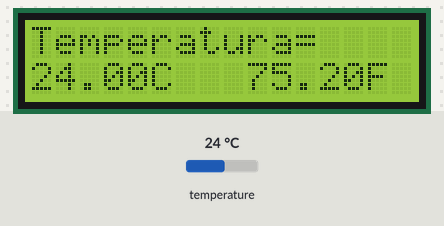
The sketch below on a simulated Arduino Uno, built with avr-gcc and run on an emulated ATmega328P. Parts: 16×2 character LCD. The test bench sets the inputs (shaded band); at power-on: temperature 24 °C.

Above: at 2.2 s.
2.3 s: temperature set to 41 °C
At 3.7 s:
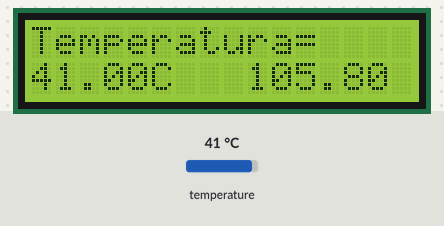
4.3 s: temperature set to 12 °C
At 5.0 s:
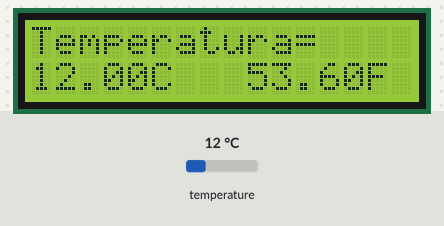
6.1 s: temperature set to 19 °C
At 7.4 s:
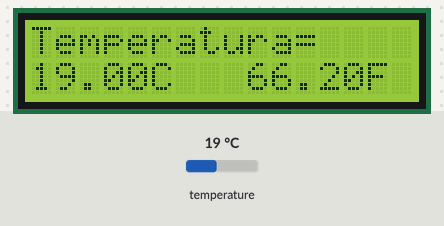
Timing chart, 0 to 9.1 s (numbered marks = the images above; inputs shaded):
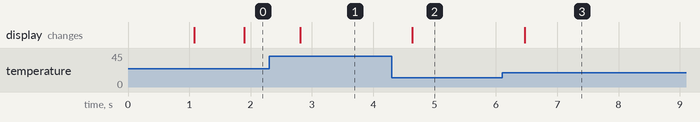

Measured:
- after the input at 2.3 s, the display: changes after 0.51 s (image 1)
- after the input at 4.3 s, the display: changes after 0.34 s (image 2)
- after the input at 6.1 s, the display: changes after 0.37 s (image 3)

The sketch:

Termometro.ino
```cpp
/*
 Fundacion Kinal
 Centro Educativo Tecnico Laboral Kinal
 Electronica
 Grado: Quinto
 Seccion: A
 Curso: Taller de electronica digital y reparacion de computadoras
 Nombre: Esteban Andres Rivas Arreaga
 Carnet: 2020198
 */
#include <Wire.h>
#include <LiquidCrystal_I2C.h>
#include <OneWire.h>
#include <DallasTemperature.h>

#define ledsito1 3
#define ledsito2 4
#define ledsito3 5
//Constructores
OneWire ourWire(2);
DallasTemperature sensorsito(&ourWire);
LiquidCrystal_I2C lcdsito(0x27,16,2);

void setup() {
delay(1000);
lcdsito.init();
lcdsito.backlight();   //Inicio la comunicacion serial
sensorsito.begin();   //Se inicia el sensor
}

void loop() {
sensorsito.requestTemperatures();   //Se envía el comando para leer la temperatura
float temperaturita= sensorsito.getTempCByIndex(0); //Se obtiene la temperatura en ºC
float temperaturita1 = sensorsito.getTempFByIndex(0); //Se obtiene la temperatura en ºF

lcdsito.setCursor(0,0);
lcdsito.print("Temperatura= ");
lcdsito.setCursor(0,1);
lcdsito.print(temperaturita);
lcdsito.println("C");
lcdsito.setCursor(6,1);
lcdsito.print(" ");
lcdsito.setCursor(7,1);
lcdsito.print(" ");
lcdsito.setCursor(8,1);
lcdsito.print(" ");
lcdsito.setCursor(9,1);
lcdsito.print(temperaturita1);
lcdsito.println("F");
lcdsito.setCursor(15,1);
lcdsito.print("  ");
delay(100);

if(temperaturita >=30){
  digitalWrite(ledsito1,HIGH);
  digitalWrite(ledsito2,LOW);
  digitalWrite(ledsito3,LOW);
}
if(temperaturita <=15){
  digitalWrite(ledsito1,LOW);
  digitalWrite(ledsito2,HIGH);
  digitalWrite(ledsito3,LOW);
}
if(temperaturita >15 && temperaturita <30){
  digitalWrite(ledsito1,LOW);
  digitalWrite(ledsito2,LOW);
  digitalWrite(ledsito3,HIGH);
}
}
```
